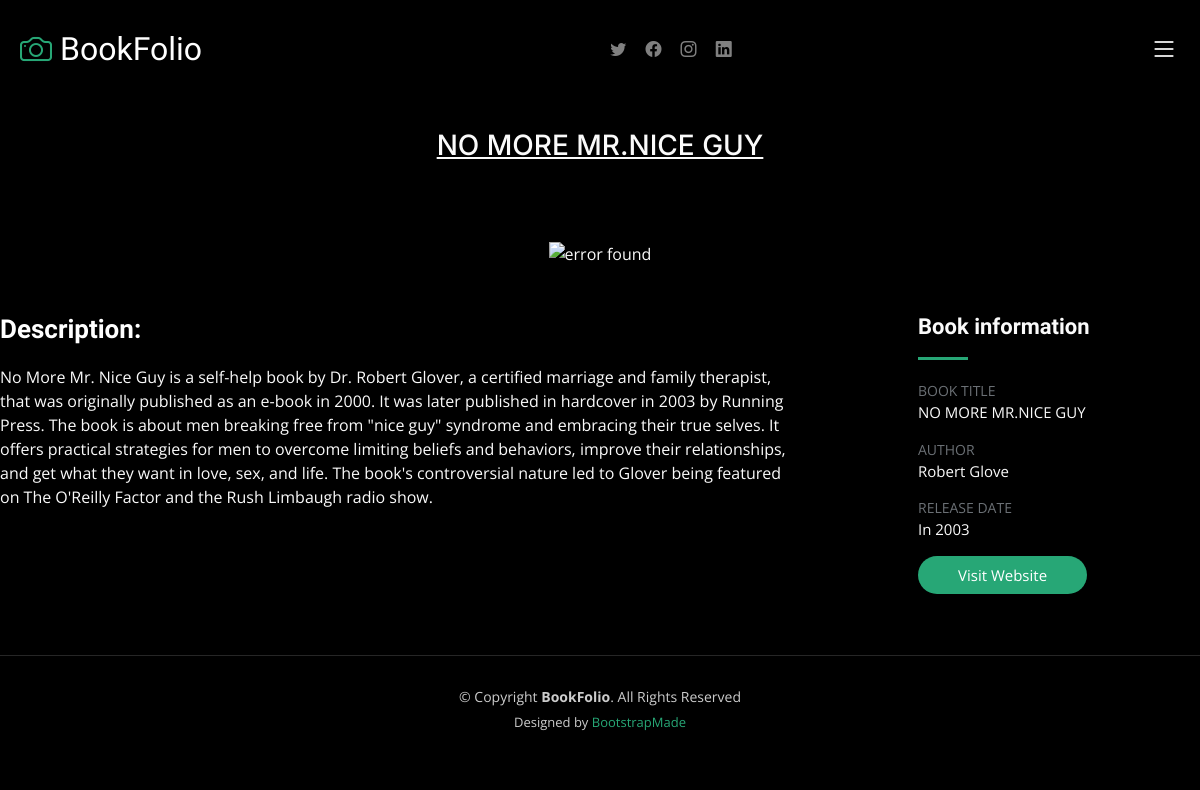
Screenshot of /gallery1/no-more-mrnice-guy with the database file from the repository.
### booksDetail/models.py (models this page shows)
class BooksDetail(models.Model):
    book_title = models.CharField(max_length=50)
    book_imglink = models.CharField(max_length=300)
    book_des = models.TextField()
    book_author = models.CharField(max_length=50)
    book_releaseDate = models.CharField(max_length=20)
    book_slug =AutoSlugField(populate_from = 'book_title',unique=True,null=True,default=None)

### BookFolio/views.py (the view)
# urls.py: path('gallery1/<slug>', views.gallery1,name="gallery"),
def gallery1(request,slug):
    booksData = BooksDetail.objects.get(book_slug = slug)
    data={'booksData':booksData}
    return render(request,"gallery1.html",data)

### templates/gallery1.html (shortened to what this page needs)
{% extends "base.html" %}
{% block content %}
<main id="main" data-aos="fade" data-aos-delay="1500">
        <div class="page-header d-flex align-items-center">
            <div class="container position-relative">
                <div class="row d-flex justify-content-center">
                    <div class="col-lg-6 text-center">
                        <h3><u>{{booksData.book_title}}</u></h3>
                    </div>
                </div>
            </div>
        </div>
        <section id="gallery-single" class="gallery-single">
            <div class="container">
                            <div style="">
                                <center><img src="{{booksData.book_imglink}}" alt="error found">
                            </div>
                </div>
                <div class="row justify-content-between gy-4 mt-4">
                    <div class="col-lg-8">
                        <div class="portfolio-description">
                            <h2>Description: </h2>
                            <p>{{booksData.book_des}}
                               </p>
                        </div>
                    </div>
                    <div class="col-lg-3">
                        <div class="portfolio-info">
                            <h3>Book information</h3>
                            <ul>
                                <li><strong>BOOK TITLE</strong> <span>{{booksData.book_title}}</span></li>
                                <li><strong>AUTHOR</strong> <span>{{booksData.book_author}}</span></li>
                                <li><strong>RELEASE DATE</strong> <span>{{booksData.book_releaseDate}}
                                </span></li>
                                <li><a href="#" class="btn-visit align-self-start">Visit Website</a></li>
                            </ul>
                        </div>
                    </div>
                </div>
        </section>
    </main>
{% endblock  %}

### static/css/main.css (style rules this page uses)
:root { --font-default: "Open Sans", system-ui, -apple-system, "Segoe UI", Roboto, "Helvetica Neue", Arial, "Noto Sans", "Liberation Sans", sans-serif, "Apple Color Emoji", "Segoe UI Emoji", "Segoe UI Symbol", "Noto Color Emoji"; --font-primary: "Inter", sans-serif; --font-secondary: "Cardo", sans-serif; }
:root { --color-default: #fafafa; --color-primary: #27a776; --color-secondary: #161718; }
:root { scroll-behavior: smooth; }
a { color: var(--color-primary); text-decoration: none; }
h1, h2, h3, h4, h5, h6 { font-family: var(--font-primary); }
.page-header { padding: 120px 0 60px 0; min-height: 30vh; position: relative; }
.gallery-single .portfolio-info h3 { font-size: 22px; font-weight: 700; margin-bottom: 20px; padding-bottom: 20px; position: relative; font-family: var(--font-secondary); }
.gallery-single .portfolio-info h3:after { content: ""; position: absolute; display: block; width: 50px; height: 3px; background: var(--color-primary); left: 0; bottom: 0; }
.gallery-single .portfolio-info ul { list-style: none; padding: 0; font-size: 15px; }
.gallery-single .portfolio-info ul li { display: flex; flex-direction: column; padding-bottom: 15px; }
.gallery-single .portfolio-info ul strong { text-transform: uppercase; font-weight: 400; color: #6b7075; font-size: 14px; }
.gallery-single .portfolio-info .btn-visit { padding: 8px 40px; background: var(--color-primary); color: #fff; border-radius: 50px; transition: 0.3s; }
.gallery-single .portfolio-description h2 { font-size: 26px; font-weight: 700; margin-bottom: 20px; color: #fff; font-family: var(--font-secondary); }
.gallery-single .portfolio-description p { padding: 0; }

### rows the page displays
BooksDetail: book_title "NO MORE MR.NICE GUY", book_des "No More Mr. Nice Guy is a self-help book by Dr. Robert Glover, a certified marriage and family therapist, that was originally published as an e-book in 2000. It was later published in hardcover in 2003 by Running Press. The book is about men breaking free from \"nice guy\" syndrome and embracing their true selves. It offers practical strategies for men to overcome limiting beliefs and behaviors, improve their relationships, and get what they want in love, sex, and life. The book's controversial nature led to Glover being featured on The O'Reilly Factor and the Rush Limbaugh radio show.", book_author "Robert Glove", book_releaseDate "In 2003"
